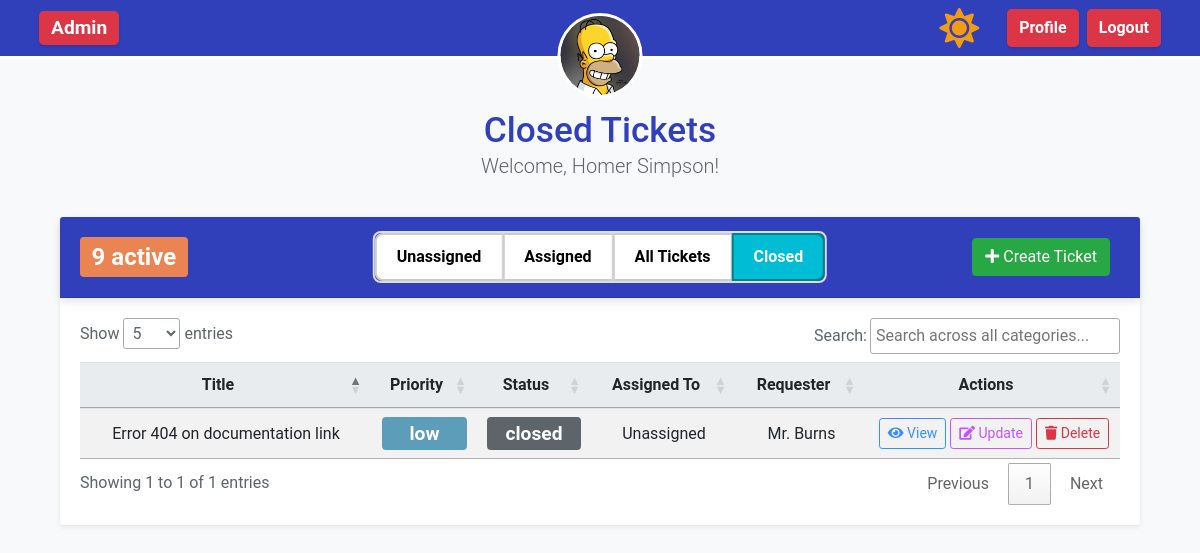
The page /closed_tickets (signed in) on the database its author committed.
### app/models.py (models this page shows, shortened)
class User(UserMixin, db.Model):
    id = db.Column(db.Integer, primary_key=True)
    name = db.Column(db.String(150), nullable=False)
    email = db.Column(db.String(150), unique=True, nullable=False)
    password_hash = db.Column(db.String(150), nullable=False)
    role = db.Column(db.String(50), nullable=False)
    profile_image = db.Column(
        db.String(150), nullable=True
    )  # Added profile_image as a column
    created_tickets = db.relationship(
        "Ticket",
        foreign_keys="Ticket.user_id",
        back_populates="creator",
        overlaps="assigned_tickets,comments",
    )
    assigned_tickets = db.relationship(
        "Ticket",
        foreign_keys="Ticket.assigned_to",
        back_populates="assignee",
        overlaps="created_tickets,comments",
    )
    user_comments = db.relationship(
        "Comment", back_populates="commenter", overlaps="commenter,comments"
    )

class Ticket(db.Model):
    id = db.Column(db.Integer, primary_key=True)
    title = db.Column(db.String(150), nullable=False)
    description = db.Column(db.Text, nullable=False)
    status = db.Column(db.String(50), nullable=False)
    priority = db.Column(db.String(50), nullable=False)
    created_at = db.Column(db.DateTime, default=lambda: datetime.now(timezone.utc))
    updated_at = db.Column(
        db.DateTime,
        default=lambda: datetime.now(timezone.utc),
        onupdate=lambda: datetime.now(timezone.utc),
    )
    assigned_to = db.Column(db.Integer, db.ForeignKey("user.id"))
    user_id = db.Column(db.Integer, db.ForeignKey("user.id"))
    creator = db.relationship(
        "User",
        foreign_keys=[user_id],
        back_populates="created_tickets",
        overlaps="assigned_tickets,comments",
    )
    assignee = db.relationship(
        "User",
        foreign_keys=[assigned_to],
        back_populates="assigned_tickets",
        overlaps="created_tickets,comments",
    )
    ticket_comments = db.relationship("Comment", back_populates="ticket")

### app/views/closed_tickets_view.py (the view)
class ClosedTicketsView(MethodView):
    decorators: ClassVar[list[Callable[[Any], Any]]] = [login_required]
    def get(self):
        if current_user.role == "admin":
            closed_tickets = Ticket.query.filter_by(status="closed").all()
        elif current_user.role == "support":
            closed_tickets = Ticket.query.filter_by(
                status="closed", assigned_to=current_user.id
            ).all()
        else:
            closed_tickets = Ticket.query.filter_by(
                status="closed", user_id=current_user.id
            ).all()
        return render_template(
            "closed_tickets.html", closed_tickets=closed_tickets, view="closed"
        )

### app/routes.py (called while the page is built)
@bp.context_processor
def base_context():
    return inject_open_tickets_count()

### app/utils.py (called while the page is built)
def inject_open_tickets_count():
    open_tickets_count = Ticket.query.filter(
        Ticket.status.in_(["open", "in-progress"])
    ).count()
    if open_tickets_count > 10:
        badge_class = "badge-active-tickets-high"  # Red
    elif open_tickets_count > 5:
        badge_class = "badge-active-tickets-medium"  # Yellow
    elif open_tickets_count > 0:
        badge_class = "badge-active-tickets-low"  # Green
    else:
        badge_class = "badge-active-tickets-info"  # Blue or default color
    return {"open_tickets_count": open_tickets_count, "badge_class": badge_class}

### app/templates/closed_tickets.html (shortened to what this page needs)
{% extends "base.html" %} {% block content %}
<div class="container mt-5">
  <div class="row mb-2">
    <div class="col-12 text-center">
      <h2 class="text-primary mb-0">Closed Tickets</h2>
      <p class="lead">Welcome, {{ current_user.name }}!</p>
    </div>
  </div>
  <div class="card shadow-sm">
    <div class="card-header bg-primary text-white d-flex justify-content-between align-items-center position-relative">
      {% if current_user.role == 'admin' or current_user.role == 'support' %}
      <div class="d-flex align-items-center">
        <span class="badge {{ badge_class }}">
          {{ open_tickets_count }} active
        </span>
      </div>
      {% endif %}
      <div class="toggle-buttons d-none d-md-block">
        <div class="btn-group toggle-group" role="group" aria-label="Ticket Status Toggle">
          {% if current_user.role in ['admin', 'support'] %}
          <a href="{{ url_for('main.unassigned_tickets') }}"
            class="btn btn-toggle {% if view == 'unassigned' %}active{% endif %}">
            Unassigned
          </a>
          <a href="{{ url_for('main.assigned_tickets') }}"
            class="btn btn-toggle {% if view == 'assigned' %}active{% endif %}">
            Assigned
          </a>
          {% endif %} {% if current_user.role == 'admin' %}
          <a href="{{ url_for('main.all_tickets') }}" class="btn btn-toggle {% if view == 'all' %}active{% endif %}">
            All Tickets
          </a>
          {% endif %}
          <a href="{{ url_for('main.closed_tickets') }}"
            class="btn btn-toggle {% if view == 'closed' %}active{% endif %}">
            Closed
          </a>
        </div>
      </div>
      <div class="ml-auto d-none d-md-block">
        <a class="btn btn-success" href="{{ url_for('main.create_ticket', referrer=request.path) }}">
          <i class="fas fa-plus"></i> Create Ticket
        </a>
      </div>
    </div>
    <div class="card-body">
      <div class="table-responsive">
        <table id="tickets-table" class="table table-striped table-hover">
          <thead>
            <tr>
              <th class="text-center">Title</th>
              <th class="text-center">Priority</th>
              <th class="text-center">Status</th>
              <th class="text-center">Assigned To</th>
              <th class="text-center">Requester</th>
              <th class="text-center">Actions</th>
            </tr>
          </thead>
          <tbody>
            {% if closed_tickets|length == 0 %}
            <tr>
              <td class="text-center">-</td>
              <td class="text-center">-</td>
              <td class="text-center">-</td>
              <td class="text-center">-</td>
              <td class="text-center">-</td>
              <td class="text-center">No closed tickets</td>
            </tr>
            {% else %} {% for ticket in closed_tickets %}
            <tr>
              <td class="text-center">{{ ticket.title }}</td>
              <td class="text-center">
                <span class="badge dashboard-badge priority-{{ ticket.priority }}">
                  {{ ticket.priority }}
                </span>
              </td>
              <td class="text-center">
                <span class="badge dashboard-badge status-{{ ticket.status }}">
                  {{ ticket.status }}
                </span>
              </td>
              <td class="text-center">
                {{ ticket.assignee.name if ticket.assignee else "Unassigned" }}
              </td>
              <td class="text-center">{{ ticket.creator.name }}</td>
              <td class="text-center">
                <a href="{{ url_for('main.ticket_details_readonly', ticket_id=ticket.id) }}"
                  class="btn btn-outline-primary btn-sm">
                  <i class="fas fa-eye"></i> View
                </a>
                <a href="{{ url_for('main.ticket_details', ticket_id=ticket.id) }}"
                  class="btn btn-outline-update btn-sm">
                  <i class="fas fa-edit"></i> Update
                </a>
                {% if current_user.role == 'admin' %}
                <form method="POST" action="{{ url_for('main.delete_ticket', ticket_id=ticket.id) }}"
                  style="display: inline" class="confirm-delete-form">
                  <button type="submit" class="btn btn-outline-danger btn-sm">
                    <i class="fas fa-trash"></i> Delete
                  </button>
                </form>
                {% endif %}
              </td>
            </tr>
            {% endfor %} {% endif %}
          </tbody>
        </table>
      </div>
    </div>
  </div>
</div>
{% endblock %}

### app/templates/base.html (shortened to what this page needs)
<!DOCTYPE html>
<html lang="en">
<head>
  <link href="https://stackpath.bootstrapcdn.com/bootstrap/4.5.2/css/bootstrap.min.css" rel="stylesheet" />
  <link href="https://cdn.datatables.net/1.13.4/css/jquery.dataTables.min.css" rel="stylesheet" />
  <link href="https://cdn.datatables.net/responsive/2.4.1/css/responsive.dataTables.min.css" rel="stylesheet" />
  <link rel="stylesheet" href="https://cdnjs.cloudflare.com/ajax/libs/font-awesome/5.15.4/css/all.min.css" />
  <link href="{{ url_for('static', filename='styles.css') }}" rel="stylesheet" />
</head>
<body class="light-mode">
  <nav class="navbar navbar-light">
    <div class="container-fluid position-relative">
      <div class="d-flex align-items-center" style="z-index: 10">
        {% if current_user.is_authenticated %}
        <span class="badge badge-role-{{ current_user.role }} d-none d-md-inline-block ml-2">
          {{ current_user.role.capitalize() }}
        </span>
        {% endif %}
      </div>
      <a class="navbar-brand position-absolute" href="#">
        {% if current_user.is_authenticated %}
        <img
          src="{{ url_for('static', filename='uploads/profile_images/' + (current_user.profile_image or 'default.jpg')) }}?{{ current_user.profile_image or '' }}"
          alt="Profile Image" class="logo-circle" />
        {% else %}
        <img src="{{ url_for('static', filename='logo.png') }}" alt="Help Desk Logo" class="logo-circle" />
        {% endif %}
      </a>
      <div class="d-flex align-items-center navbar-content" style="z-index: 10">
        <button id="theme-toggle-button" class="btn btn-link">
          <i id="theme-toggle-icon" class="fas fa-sun"></i>
        </button>
        {% if current_user.is_authenticated %}
        <a class="profile-badge mr-2 d-none d-md-inline-block"
          href="{{ url_for('main.update_profile', next=request.path) }}">
          Profile
        </a>
        <a class="logout-badge mr-2 d-none d-md-inline-block" href="{{ url_for('main.logout') }}">
          Logout
        </a>
        {% endif %}
      </div>
    </div>
  </nav>
  <div class="container">
     {% block content %} {% endblock %}
  </div>
</body>
</html>

### rows shown on the page
User: role "Admin", profile_image (picture), name "Homer Simpson"
Ticket: title "Error 404 on documentation link", priority "low", status "closed", assignee "Unassigned", creator.name "Mr. Burns"

### other values the page prints
{{ open_tickets_count }} "9"
